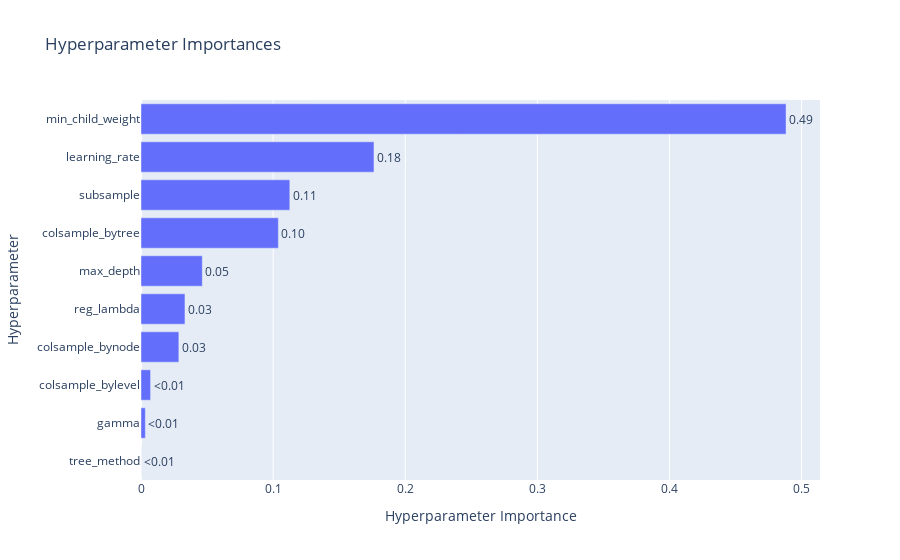

Source (notebook cell):
### Code cell
plot_param_importances(study_gb)

### Figure 1 — Plotly figure (JSON) as saved in the notebook; plotly's stock layout.template omitted (floating-point values rounded to 4 significant figures)
{"data": [{"cliponaxis": false, "hovertemplate": ["tree_method (CategoricalDistribution): 2.4928282890702992e-05<extra></extra>", "gamma (FloatDistribution): 0.0032799426476060583<extra></extra>", "colsample_bylevel (FloatDistribution): 0.0072357597196358505<extra></extra>", "colsample_bynode (FloatDistribution): 0.028647801707159512<extra></extra>", "reg_lambda (FloatDistribution): 0.03327746845399358<extra></extra>", "max_depth (IntDistribution): 0.046390653524836255<extra></extra>", "colsample_bytree (FloatDistribution): 0.10396472850500503<extra></extra>", "subsample (FloatDistribution): 0.11262138203202889<extra></extra>", "learning_rate (FloatDistribution): 0.17633688552399449<extra></extra>", "min_child_weight (IntDistribution): 0.48822044960284955<extra></extra>"], "name": "Objective Value", "orientation": "h", "text": ["<0.01", "<0.01", "<0.01", "0.03", "0.03", "0.05", "0.10", "0.11", "0.18", "0.49"], "textposition": "outside", "type": "bar", "x": [2.493e-05, 0.00328, 0.007236, 0.02865, 0.03328, 0.04639, 0.104, 0.1126, 0.1763, 0.4882], "y": ["tree_method", "gamma", "colsample_bylevel", "colsample_bynode", "reg_lambda", "max_depth", "colsample_bytree", "subsample", "learning_rate", "min_child_weight"]}], "layout": {"title": {"text": "Hyperparameter Importances"}, "xaxis": {"title": {"text": "Hyperparameter Importance"}}, "yaxis": {"title": {"text": "Hyperparameter"}}}}
